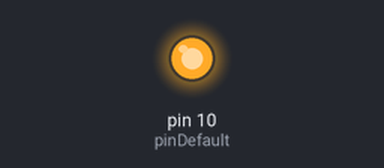
Simulated run of this sketch. Board: Arduino Uno, built with avr-gcc and run on an emulated ATmega328P. Parts: output pins drawn as LEDs (lit = HIGH). What the sketch prints to the serial monitor is not drawn.

Above: at 0.1 s.
At 60.1 s:
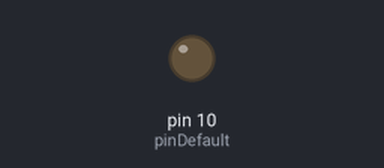
Timing chart, 0 to 61.6 s (numbered marks = the images above):
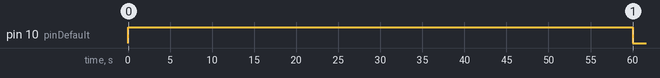

Measured:
- by itself, pin 10 (pinDefault): LOW → HIGH at 0.00 s, → LOW 60.0 s later

The sketch:

airwick-hack-v2.ino
```cpp
const int pinDefault = 10;

long int nSec = 1000; //1sec
long int nMin = nSec*60; //1min

long int nDelay = nMin*60; //delay between burst sessions: 60mins
long int nInterval = nMin*5; //burst interval 5mins
long int nDuration = nMin; //burst length: 1 mins

int nCounter = 0; //counter per burst
int maxCount = 1000; //session

// setup
void setup() {
  pinMode(pinDefault, OUTPUT); //initialize pin as output.
  Serial.begin(9600);
  Serial.println("Initialize Serial Monitor");
}

// the loop function runs over and over again forever
void loop() {

  if (nCounter < maxCount) {
    nCounter++;
    digitalWrite(pinDefault, HIGH); //ON
    //TXLED1; //TX LED macro to turn LED ON (DEBUGGING

    //trace output
    Serial.write("nCounter: ");
    Serial.println(nCounter);
    Serial.write("DELAY: ");
    Serial.println(nDuration);
    Serial.println("---");
    Serial.println("");

    //burst duration
    delay(nDuration);

    //switch off
    digitalWrite(pinDefault, LOW); //OFF
    //TXLED0; //TX LED is not tied to a normally controlled pin so a macro is needed, turn LED OFF
    delay(nInterval); //interval between bursts
  } else {
    nCounter=0;

    //trace output
    Serial.println("nCounter: RESET");
    Serial.write("COOLDOWN: ");
    Serial.println(nDelay);
    Serial.println("---");
    Serial.println("");

    //
    delay(nDelay); //burst session delay
  }
}
```
